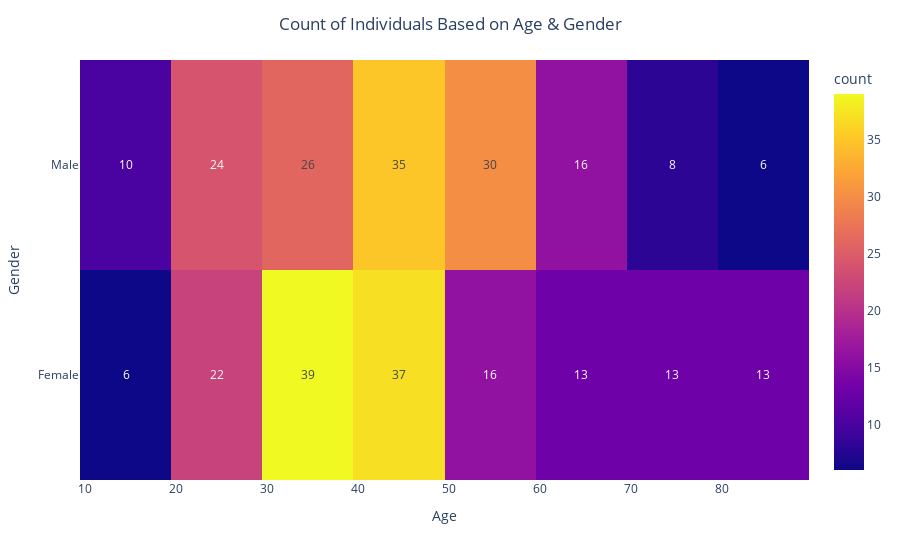

The notebook cell saved with this chart:
### Code cell
sns.displot(data=customer_seg_df_updated_sample_size, x="Age", hue="Profession", col="Gender", kind="kde").set(title='Distribution of Professions By Age')

fig = px.density_heatmap(customer_seg_df_updated_sample_size, x="Age", y="Gender", text_auto=True)

fig.update_layout(title_text='Count of Individuals Based on Age & Gender', title_x=0.5)

fig.show()

sns.displot(data=customer_seg_df_updated_sample_size, x="Age", hue="Gender", kde=True).set(title='Distribution of Ages Between Female & Male')

### Figure 1 — Plotly figure (JSON) as saved in the notebook; plotly's stock layout.template omitted (floating-point values rounded to 4 significant figures; data arrays with more than 128 entries replaced by an {"elided": "..."} marker saying what was removed)
{"data": [{"coloraxis": "coloraxis", "hovertemplate": "Age=%{x}<br>Gender=%{y}<br>count=%{z}<extra></extra>", "name": "", "texttemplate": "%{z}", "type": "histogram2d", "x": {"elided": "314 int values"}, "xaxis": "x", "xbingroup": "x", "y": {"elided": "314 str values"}, "yaxis": "y", "ybingroup": "y"}], "layout": {"coloraxis": {"colorbar": {"title": {"text": "count"}}, "colorscale": [[0, "#0d0887"], [0.1111, "#46039f"], [0.2222, "#7201a8"], [0.3333, "#9c179e"], [0.4444, "#bd3786"], [0.5556, "#d8576b"], [0.6667, "#ed7953"], [0.7778, "#fb9f3a"], [0.8889, "#fdca26"], [1, "#f0f921"]]}, "legend": {"tracegroupgap": 0}, "margin": {"t": 60}, "title": {"text": "Count of Individuals Based on Age & Gender", "x": 0.5}, "xaxis": {"anchor": "y", "domain": [0, 1], "title": {"text": "Age"}}, "yaxis": {"anchor": "x", "domain": [0, 1], "title": {"text": "Gender"}}}}
